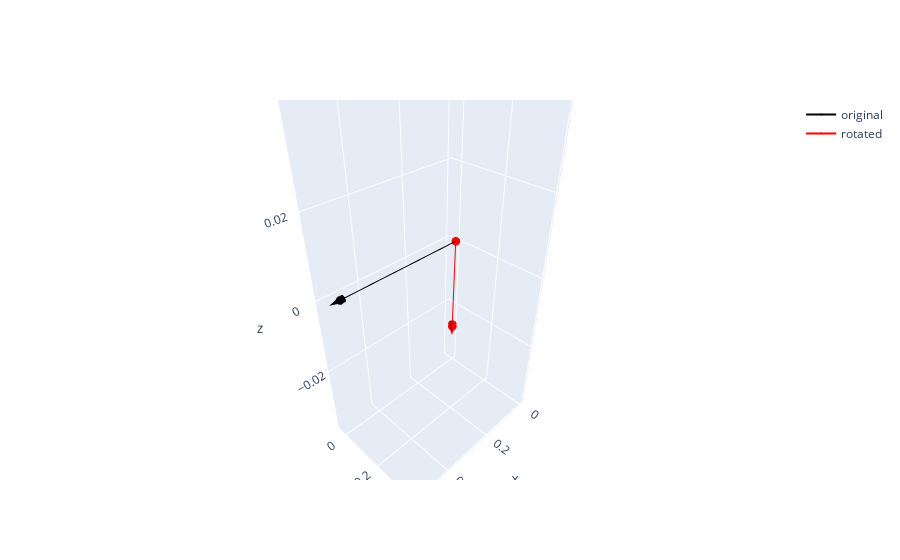

Notebook source saved alongside this figure:
### Markdown cell above
Given a vector let us generate a clockwise rotation

### Code cell
phi = 45
Z = pma.Vector(0,0,1)
rotation_matrix = Z.rotation_matrix(phi, units='deg')
# not lets rotate a vector by the rotation matrix in the counter clockwise # direction
V = pma.Vector(0.5,0,0)
W = rotation_matrix @ V

f, _ = V.quiverly(name="original", showlegend=True)
f, _ = W.quiverly(color='red', name="rotated", fig=f, showlegend=True)
f.show()

### Figure 1 — Plotly figure (JSON) as saved in the notebook; plotly's stock layout.template omitted (floating-point values rounded to 4 significant figures)
{"data": [{"line": {"color": "black"}, "marker": {"size": 0}, "name": "original", "showlegend": true, "type": "scatter3d", "x": [0, 0.5], "y": [0, 0], "z": [0, 0]}, {"colorscale": [[0, "black"], [1, "black"]], "showscale": false, "type": "cone", "u": [0.1], "v": [0], "w": [0], "x": [0.5], "y": [0], "z": [0]}, {"line": {"color": "red"}, "marker": {"size": 0}, "name": "rotated", "showlegend": true, "type": "scatter3d", "x": [0, 0.3536], "y": [0, 0.3536], "z": [0, 0]}, {"colorscale": [[0, "red"], [1, "red"]], "showscale": false, "type": "cone", "u": [0.07071], "v": [0.07071], "w": [0], "x": [0.3536], "y": [0.3536], "z": [0]}], "layout": {}}
